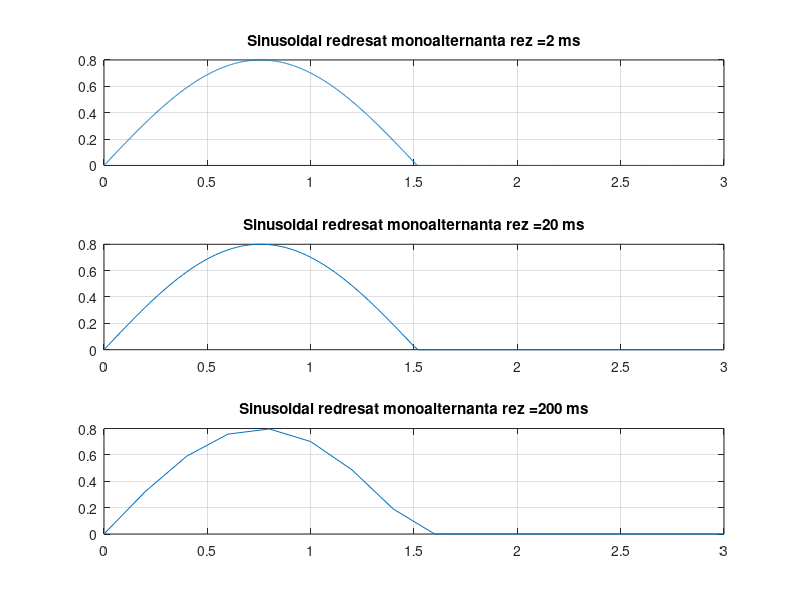

Write the MATLAB code that produced this figure.
subplot(3,1,1);
F=0.33;
t=0:0.002:3;
x=0.8*sin(2*pi*F*t);%sin pt semnal de tip sinusoidal
for i=1:1:length(x);%folosit pt val<0 -> 0
    if(x(i)<0)
        x(i)=0;
    end
end
plot(t,x),grid
title('Sinusoidal redresat monoalternanta rez =2 ms')

subplot(3,1,2);
F=0.33;
t=0:0.02:3;
x=0.8*sin(2*pi*F*t);
for i=1:1:length(x);
    if(x(i)<0)
        x(i)=0;
    end
end
plot(t,x),grid
title('Sinusoidal redresat monoalternanta rez =20 ms')

subplot(3,1,3);
F=0.33;
t=0:0.2:3;
x=0.8*sin(2*pi*F*t);
for i=1:1:length(x);
    if(x(i)<0)
        x(i)=0;
    end
end
plot(t,x),grid
title('Sinusoidal redresat monoalternanta rez =200 ms')